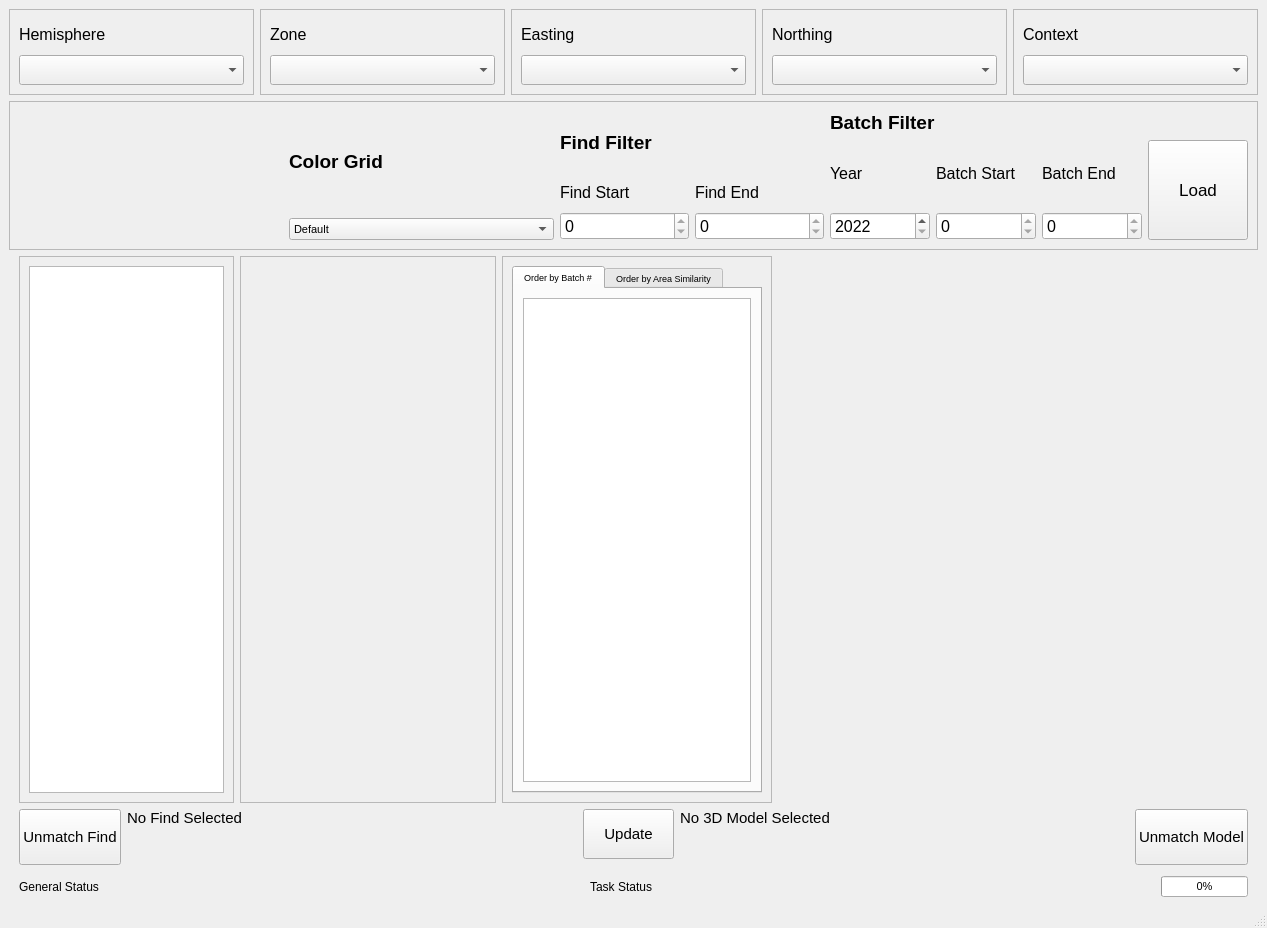
<?xml version="1.0" encoding="UTF-8"?>
<ui version="4.0">
 <class>MainWindow</class>
 <widget class="QMainWindow" name="MainWindow">
  <property name="geometry">
   <rect>
    <x>0</x>
    <y>0</y>
    <width>1267</width>
    <height>928</height>
   </rect>
  </property>
  <property name="minimumSize">
   <size>
    <width>1100</width>
    <height>600</height>
   </size>
  </property>
  <property name="baseSize">
   <size>
    <width>1100</width>
    <height>600</height>
   </size>
  </property>
  <property name="font">
   <font>
    <pointsize>8</pointsize>
   </font>
  </property>
  <property name="windowTitle">
   <string>Sherd Match Assistance</string>
  </property>
  <property name="windowIcon">
   <iconset>
    <normaloff>../assets/icon.png</normaloff>../assets/icon.png</iconset>
  </property>
  <property name="tabShape">
   <enum>QTabWidget::Rounded</enum>
  </property>
  <widget class="QWidget" name="centralwidget">
   <layout class="QGridLayout" name="gridLayout_3">

    <item row="6" column="1">
     <layout class="QHBoxLayout" name="horizontalLayout" stretch="1,1,0">
      <property name="leftMargin">
       <number>10</number>
      </property>
      <property name="topMargin">
       <number>5</number>
      </property>
      <property name="rightMargin">
       <number>10</number>
      </property>

      <item>
       <widget class="QLabel" name="general_status">
        <property name="sizePolicy">
         <sizepolicy hsizetype="Preferred" vsizetype="Minimum">
          <horstretch>0</horstretch>
          <verstretch>0</verstretch>
         </sizepolicy>
        </property>
        <property name="font">
         <font>
          <pointsize>9</pointsize>
         </font>
        </property>
        <property name="text">
         <string>General Status</string>
        </property>
        <property name="margin">
         <number>4</number>
        </property>
       </widget>
      </item>
      <item>
       <widget class="QLabel" name="task_status">
        <property name="sizePolicy">
         <sizepolicy hsizetype="Preferred" vsizetype="Minimum">
          <horstretch>0</horstretch>
          <verstretch>0</verstretch>
         </sizepolicy>
        </property>
        <property name="font">
         <font>
          <pointsize>9</pointsize>
         </font>
        </property>
        <property name="frameShape">
         <enum>QFrame::NoFrame</enum>
        </property>
        <property name="text">
         <string>Task Status</string>
        </property>
        <property name="margin">
         <number>1</number>
        </property>
       </widget>
      </item>
      <item>
       <widget class="QProgressBar" name="task_progress">
        <property name="sizePolicy">
         <sizepolicy hsizetype="Minimum" vsizetype="Minimum">
          <horstretch>0</horstretch>
          <verstretch>0</verstretch>
         </sizepolicy>
        </property>
        <property name="value">
         <number>0</number>
        </property>
       </widget>
      </item>
     </layout>
    </item>
    <item row="5" column="1">
     <layout class="QGridLayout" name="matching_dashboard" columnstretch="0,1,0,1,0">
      <property name="leftMargin">
       <number>10</number>
      </property>
      <property name="rightMargin">
       <number>10</number>
      </property>
      <item row="0" column="4" rowspan="2">
       <widget class="QPushButton" name="unmatch_model_button">
        <property name="sizePolicy">
         <sizepolicy hsizetype="Minimum" vsizetype="Expanding">
          <horstretch>0</horstretch>
          <verstretch>0</verstretch>
         </sizepolicy>
        </property>
        <property name="font">
         <font>
          <pointsize>11</pointsize>
         </font>
        </property>
        <property name="text">
         <string>Unmatch Model</string>
        </property>
       </widget>
      </item>
      <item row="0" column="0" rowspan="2">
       <widget class="QPushButton" name="unmatch_find_button">
        <property name="sizePolicy">
         <sizepolicy hsizetype="Minimum" vsizetype="Expanding">
          <horstretch>0</horstretch>
          <verstretch>0</verstretch>
         </sizepolicy>
        </property>
        <property name="font">
         <font>
          <pointsize>11</pointsize>
         </font>
        </property>
        <property name="text">
         <string>Unmatch Find</string>
        </property>
       </widget>
      </item>
      <item row="0" column="1">
       <widget class="QLabel" name="find_match_info">
        <property name="font">
         <font>
          <pointsize>11</pointsize>
         </font>
        </property>
        <property name="autoFillBackground">
         <bool>true</bool>
        </property>
        <property name="text">
         <string>No Find Selected</string>
        </property>
        <property name="alignment">
         <set>Qt::AlignLeading|Qt::AlignLeft|Qt::AlignTop</set>
        </property>
        <property name="margin">
         <number>1</number>
        </property>
       </widget>
      </item>
      <item row="0" column="3">
       <widget class="QLabel" name="model_match_info">
        <property name="font">
         <font>
          <pointsize>11</pointsize>
         </font>
        </property>
        <property name="autoFillBackground">
         <bool>true</bool>
        </property>
        <property name="text">
         <string>No 3D Model Selected</string>
        </property>
        <property name="alignment">
         <set>Qt::AlignLeading|Qt::AlignLeft|Qt::AlignTop</set>
        </property>
        <property name="margin">
         <number>1</number>
        </property>
       </widget>
      </item>
      <item row="0" column="2">
       <widget class="QPushButton" name="update_button">
        <property name="minimumSize">
         <size>
          <width>91</width>
          <height>50</height>
         </size>
        </property>
        <property name="font">
         <font>
          <pointsize>11</pointsize>
         </font>
        </property>
        <property name="text">
         <string>Update</string>
        </property>
       </widget>
      </item>
     </layout>
    </item>
    <item row="3" column="1">
     <layout class="QHBoxLayout" name="select_and_display">
      <property name="leftMargin">
       <number>10</number>
      </property>
      <property name="rightMargin">
       <number>10</number>
      </property>
      <item>
       <widget class="QFrame" name="finds_list_frame">
        <property name="minimumSize">
         <size>
          <width>0</width>
          <height>390</height>
         </size>
        </property>
        <property name="frameShape">
         <enum>QFrame::StyledPanel</enum>
        </property>
        <property name="frameShadow">
         <enum>QFrame::Raised</enum>
        </property>
        <layout class="QHBoxLayout" name="horizontalLayout_4">
         <item>
          <widget class="QListWidget" name="finds_list">
           <property name="minimumSize">
            <size>
             <width>0</width>
             <height>0</height>
            </size>
           </property>
           <property name="sizeIncrement">
            <size>
             <width>10</width>
             <height>10</height>
            </size>
           </property>
           <property name="palette">
            <palette>
             <active>
              <colorrole role="HighlightedText">
               <brush brushstyle="SolidPattern">
                <color alpha="255">
                 <red>255</red>
                 <green>170</green>
                 <blue>0</blue>
                </color>
               </brush>
              </colorrole>
             </active>
             <inactive>
              <colorrole role="HighlightedText">
               <brush brushstyle="SolidPattern">
                <color alpha="255">
                 <red>0</red>
                 <green>0</green>
                 <blue>0</blue>
                </color>
               </brush>
              </colorrole>
             </inactive>
             <disabled>
              <colorrole role="HighlightedText">
               <brush brushstyle="SolidPattern">
                <color alpha="255">
                 <red>255</red>
                 <green>255</green>
                 <blue>255</blue>
                </color>
               </brush>
              </colorrole>
             </disabled>
            </palette>
           </property>
          </widget>
         </item>
        </layout>
       </widget>
      </item>
      <item>
       <widget class="QFrame" name="find_photos_frame">
        <property name="minimumSize">
         <size>
          <width>256</width>
          <height>390</height>
         </size>
        </property>
        <property name="frameShape">
         <enum>QFrame::StyledPanel</enum>
        </property>
        <property name="frameShadow">
         <enum>QFrame::Raised</enum>
        </property>
        <layout class="QVBoxLayout" name="verticalLayout">
         <item>
          <widget class="QLabel" name="findBackPhoto_l">
           <property name="minimumSize">
            <size>
             <width>0</width>
             <height>0</height>
            </size>
           </property>
           <property name="toolTip">
            <string>Back Photo</string>
           </property>
           <property name="text">
            <string/>
           </property>
          </widget>
         </item>
         <item>
          <widget class="QLabel" name="findFrontPhoto_l">
           <property name="minimumSize">
            <size>
             <width>0</width>
             <height>0</height>
            </size>
           </property>
           <property name="maximumSize">
            <size>
             <width>16777215</width>
             <height>16777215</height>
            </size>
           </property>
           <property name="toolTip">
            <string>Front Photo</string>
           </property>
           <property name="text">
            <string/>
           </property>
          </widget>
         </item>
        </layout>
       </widget>
      </item>
      <item>
       <widget class="QFrame" name="model_selects_frame">
        <property name="minimumSize">
         <size>
          <width>270</width>
          <height>0</height>
         </size>
        </property>
        <property name="frameShape">
         <enum>QFrame::StyledPanel</enum>
        </property>
        <property name="frameShadow">
         <enum>QFrame::Raised</enum>
        </property>
        <layout class="QHBoxLayout" name="horizontalLayout_6">
         <item>
          <widget class="QTabWidget" name="model_selects_tab">
           <property name="minimumSize">
            <size>
             <width>0</width>
             <height>0</height>
            </size>
           </property>
           <property name="font">
            <font>
             <pointsize>7</pointsize>
            </font>
           </property>
           <property name="currentIndex">
            <number>0</number>
           </property>
           <widget class="QWidget" name="model_list_tab">
            <attribute name="title">
             <string>Order by Batch #</string>
            </attribute>
            <layout class="QHBoxLayout" name="horizontalLayout_7">
             <item>
              <widget class="QTreeView" name="unsorted_model_list">
               <property name="font">
                <font>
                 <pointsize>9</pointsize>
                </font>
               </property>
              </widget>
             </item>
            </layout>
           </widget>
           <widget class="QWidget" name="sorted_model_list_tab">
            <attribute name="title">
             <string>Order by Area Similarity</string>
            </attribute>
            <layout class="QHBoxLayout" name="horizontalLayout_8">
             <item>
              <widget class="QTreeView" name="sorted_model_list">
               <property name="font">
                <font>
                 <pointsize>7</pointsize>
                 <italic>false</italic>
                </font>
               </property>
               <property name="verticalScrollBarPolicy">
                <enum>Qt::ScrollBarAlwaysOn</enum>
               </property>
               <property name="horizontalScrollBarPolicy">
                <enum>Qt::ScrollBarAlwaysOn</enum>
               </property>
               <property name="sizeAdjustPolicy">
                <enum>QAbstractScrollArea::AdjustToContents</enum>
               </property>
               <property name="rootIsDecorated">
                <bool>false</bool>
               </property>
               <attribute name="headerCascadingSectionResizes">
                <bool>true</bool>
               </attribute>
               <attribute name="headerMinimumSectionSize">
                <number>350</number>
               </attribute>
               <attribute name="headerDefaultSectionSize">
                <number>350</number>
               </attribute>
               <attribute name="headerStretchLastSection">
                <bool>true</bool>
               </attribute>
              </widget>
             </item>
            </layout>
           </widget>
          </widget>
         </item>
        </layout>
       </widget>
      </item>
      <item>
       <widget class="QLabel" name="model">
        <property name="minimumSize">
         <size>
          <width>470</width>
          <height>390</height>
         </size>
        </property>
        <property name="frameShape">
         <enum>QFrame::NoFrame</enum>
        </property>
        <property name="text">
         <string/>
        </property>
       </widget>
      </item>
     </layout>
    </item>
    <item row="0" column="1">
     <layout class="QHBoxLayout" name="path_selection">
      <item>
       <widget class="QFrame" name="hemisphere_block">
        <property name="frameShape">
         <enum>QFrame::StyledPanel</enum>
        </property>
        <property name="frameShadow">
         <enum>QFrame::Raised</enum>
        </property>
        <layout class="QVBoxLayout" name="verticalLayout_2">
         <item>
          <widget class="QLabel" name="hemisphere_l_2">
           <property name="sizePolicy">
            <sizepolicy hsizetype="Expanding" vsizetype="Minimum">
             <horstretch>0</horstretch>
             <verstretch>0</verstretch>
            </sizepolicy>
           </property>
           <property name="minimumSize">
            <size>
             <width>150</width>
             <height>30</height>
            </size>
           </property>
           <property name="font">
            <font>
             <pointsize>12</pointsize>
            </font>
           </property>
           <property name="text">
            <string>Hemisphere</string>
           </property>
          </widget>
         </item>
         <item>
          <widget class="QComboBox" name="hemisphere_cb">
           <property name="minimumSize">
            <size>
             <width>0</width>
             <height>30</height>
            </size>
           </property>
           <property name="font">
            <font>
             <pointsize>12</pointsize>
            </font>
           </property>
           <property name="editable">
            <bool>false</bool>
           </property>
           <property name="currentText">
            <string/>
           </property>
          </widget>
         </item>
        </layout>
       </widget>
      </item>
      <item>
       <widget class="QFrame" name="zone_block">
        <property name="frameShape">
         <enum>QFrame::StyledPanel</enum>
        </property>
        <property name="frameShadow">
         <enum>QFrame::Raised</enum>
        </property>
        <layout class="QVBoxLayout" name="verticalLayout_3">
         <item>
          <widget class="QLabel" name="zone_l_2">
           <property name="sizePolicy">
            <sizepolicy hsizetype="Expanding" vsizetype="Minimum">
             <horstretch>0</horstretch>
             <verstretch>0</verstretch>
            </sizepolicy>
           </property>
           <property name="minimumSize">
            <size>
             <width>120</width>
             <height>30</height>
            </size>
           </property>
           <property name="font">
            <font>
             <pointsize>12</pointsize>
            </font>
           </property>
           <property name="text">
            <string>Zone</string>
           </property>
          </widget>
         </item>
         <item>
          <widget class="QComboBox" name="zone_cb">
           <property name="minimumSize">
            <size>
             <width>0</width>
             <height>30</height>
            </size>
           </property>
           <property name="font">
            <font>
             <pointsize>12</pointsize>
            </font>
           </property>
          </widget>
         </item>
        </layout>
       </widget>
      </item>
      <item>
       <widget class="QFrame" name="easting_block">
        <property name="frameShape">
         <enum>QFrame::StyledPanel</enum>
        </property>
        <property name="frameShadow">
         <enum>QFrame::Raised</enum>
        </property>
        <layout class="QVBoxLayout" name="verticalLayout_4">
         <item>
          <widget class="QLabel" name="easting_l_2">
           <property name="sizePolicy">
            <sizepolicy hsizetype="Expanding" vsizetype="Minimum">
             <horstretch>0</horstretch>
             <verstretch>0</verstretch>
            </sizepolicy>
           </property>
           <property name="minimumSize">
            <size>
             <width>120</width>
             <height>30</height>
            </size>
           </property>
           <property name="font">
            <font>
             <pointsize>12</pointsize>
            </font>
           </property>
           <property name="text">
            <string>Easting</string>
           </property>
          </widget>
         </item>
         <item>
          <widget class="QComboBox" name="easting_cb">
           <property name="minimumSize">
            <size>
             <width>0</width>
             <height>30</height>
            </size>
           </property>
           <property name="font">
            <font>
             <pointsize>12</pointsize>
            </font>
           </property>
          </widget>
         </item>
        </layout>
       </widget>
      </item>
      <item>
       <widget class="QFrame" name="northing_block">
        <property name="frameShape">
         <enum>QFrame::StyledPanel</enum>
        </property>
        <property name="frameShadow">
         <enum>QFrame::Raised</enum>
        </property>
        <layout class="QVBoxLayout" name="verticalLayout_5">
         <item>
          <widget class="QLabel" name="northing_l_2">
           <property name="sizePolicy">
            <sizepolicy hsizetype="Expanding" vsizetype="Minimum">
             <horstretch>0</horstretch>
             <verstretch>0</verstretch>
            </sizepolicy>
           </property>
           <property name="minimumSize">
            <size>
             <width>120</width>
             <height>30</height>
            </size>
           </property>
           <property name="font">
            <font>
             <pointsize>12</pointsize>
            </font>
           </property>
           <property name="text">
            <string>Northing</string>
           </property>
          </widget>
         </item>
         <item>
          <widget class="QComboBox" name="northing_cb">
           <property name="minimumSize">
            <size>
             <width>0</width>
             <height>30</height>
            </size>
           </property>
           <property name="font">
            <font>
             <pointsize>12</pointsize>
            </font>
           </property>
          </widget>
         </item>
        </layout>
       </widget>
      </item>
      <item>
       <widget class="QFrame" name="context_block">
        <property name="frameShape">
         <enum>QFrame::StyledPanel</enum>
        </property>
        <property name="frameShadow">
         <enum>QFrame::Raised</enum>
        </property>
        <layout class="QVBoxLayout" name="verticalLayout_6">
         <item>
          <widget class="QLabel" name="context_l_2">
           <property name="sizePolicy">
            <sizepolicy hsizetype="Expanding" vsizetype="Minimum">
             <horstretch>0</horstretch>
             <verstretch>0</verstretch>
            </sizepolicy>
           </property>
           <property name="minimumSize">
            <size>
             <width>120</width>
             <height>30</height>
            </size>
           </property>
           <property name="font">
            <font>
             <pointsize>12</pointsize>
            </font>
           </property>
           <property name="text">
            <string>Context</string>
           </property>
          </widget>
         </item>
         <item>
          <widget class="QComboBox" name="context_cb">
           <property name="minimumSize">
            <size>
             <width>0</width>
             <height>30</height>
            </size>
           </property>
           <property name="font">
            <font>
             <pointsize>12</pointsize>
            </font>
           </property>
          </widget>
         </item>
        </layout>
       </widget>
      </item>
     </layout>
    </item>
    <item row="3" column="0">
     <spacer name="horizontalSpacer">
      <property name="orientation">
       <enum>Qt::Horizontal</enum>
      </property>
      <property name="sizeHint" stdset="0">
       <size>
        <width>40</width>
        <height>20</height>
       </size>
      </property>
     </spacer>
    </item>
    <item row="2" column="1">
     <layout class="QHBoxLayout" name="extra_information">
      <item>
       <widget class="QFrame" name="extra_information_frame">
        <property name="frameShape">
         <enum>QFrame::StyledPanel</enum>
        </property>
        <property name="frameShadow">
         <enum>QFrame::Raised</enum>
        </property>
        <layout class="QHBoxLayout" name="horizontalLayout_10">
         <item>
          <layout class="QVBoxLayout" name="verticalLayout_8">
           <item>
            <widget class="QLabel" name="context_display">
             <property name="sizeIncrement">
              <size>
               <width>10</width>
               <height>10</height>
              </size>
             </property>
             <property name="font">
              <font>
               <pointsize>8</pointsize>
              </font>
             </property>
             <property name="text">
              <string/>
             </property>
             <property name="alignment">
              <set>Qt::AlignLeading|Qt::AlignLeft|Qt::AlignVCenter</set>
             </property>
             <property name="margin">
              <number>1</number>
             </property>
            </widget>
           </item>
           <item>
            <widget class="QLabel" name="selected_find_info">
             <property name="text">
              <string/>
             </property>
             <property name="margin">
              <number>1</number>
             </property>
            </widget>
           </item>
          </layout>
         </item>
         <item>
          <layout class="QVBoxLayout" name="grid_frame">
           <item>
            <widget class="QLabel" name="label">
             <property name="sizePolicy">
              <sizepolicy hsizetype="Preferred" vsizetype="Minimum">
               <horstretch>0</horstretch>
               <verstretch>0</verstretch>
              </sizepolicy>
             </property>
             <property name="font">
              <font>
               <pointsize>14</pointsize>
               <weight>75</weight>
               <bold>true</bold>
              </font>
             </property>
             <property name="text">
              <string>Color Grid</string>
             </property>
            </widget>
           </item>
           <item>
            <widget class="QComboBox" name="color_grid_select">
             <property name="iconSize">
              <size>
               <width>51</width>
               <height>60</height>
              </size>
             </property>
             <item>
              <property name="text">
               <string>Default</string>
              </property>
              <property name="icon">
               <iconset>
                <normaloff>default_grid.jpg</normaloff>default_grid.jpg</iconset>
              </property>
             </item>
             <item>
              <property name="text">
               <string>24ColorCard</string>
              </property>
              <property name="icon">
               <iconset>
                <normaloff>24Color_grid.jpg</normaloff>24Color_grid.jpg</iconset>
              </property>
             </item>
            </widget>
           </item>
          </layout>
         </item>
         <item>
          <layout class="QVBoxLayout" name="find_filter_box">
           <item>
            <widget class="QLabel" name="find_filter_title">
             <property name="sizePolicy">
              <sizepolicy hsizetype="Preferred" vsizetype="Minimum">
               <horstretch>0</horstretch>
               <verstretch>0</verstretch>
              </sizepolicy>
             </property>
             <property name="font">
              <font>
               <pointsize>14</pointsize>
               <weight>75</weight>
               <bold>true</bold>
              </font>
             </property>
             <property name="text">
              <string>Find Filter</string>
             </property>
            </widget>
           </item>
           <item>
            <layout class="QHBoxLayout" name="find_filters_container">
             <item>
              <layout class="QVBoxLayout" name="find_start_box">
               <item>
                <widget class="QLabel" name="find_start_title">
                 <property name="font">
                  <font>
                   <pointsize>12</pointsize>
                  </font>
                 </property>
                 <property name="text">
                  <string>Find Start</string>
                 </property>
                </widget>
               </item>
               <item>
                <widget class="QSpinBox" name="find_start">
                 <property name="minimumSize">
                  <size>
                   <width>100</width>
                   <height>0</height>
                  </size>
                 </property>
                 <property name="font">
                  <font>
                   <pointsize>12</pointsize>
                  </font>
                 </property>
                 <property name="maximum">
                  <number>0</number>
                 </property>
                </widget>
               </item>
              </layout>
             </item>
             <item>
              <layout class="QVBoxLayout" name="find_end_box">
               <item>
                <widget class="QLabel" name="find_end_title">
                 <property name="font">
                  <font>
                   <pointsize>12</pointsize>
                  </font>
                 </property>
                 <property name="text">
                  <string>Find End</string>
                 </property>
                </widget>
               </item>
               <item>
                <widget class="QSpinBox" name="find_end">
                 <property name="minimumSize">
                  <size>
                   <width>100</width>
                   <height>0</height>
                  </size>
                 </property>
                 <property name="font">
                  <font>
                   <pointsize>12</pointsize>
                  </font>
                 </property>
                 <property name="maximum">
                  <number>0</number>
                 </property>
                </widget>
               </item>
              </layout>
             </item>
            </layout>
           </item>
          </layout>
         </item>
         <item>
          <layout class="QVBoxLayout" name="batch_filter_box">
           <item>
            <widget class="QLabel" name="batch_filter_title">
             <property name="font">
              <font>
               <pointsize>14</pointsize>
               <weight>75</weight>
               <bold>true</bold>
              </font>
             </property>
             <property name="text">
              <string>Batch Filter</string>
             </property>
            </widget>
           </item>
           <item>
            <layout class="QHBoxLayout" name="batch_filters_container">
             <item>
              <layout class="QVBoxLayout" name="year_box">
               <item>
                <widget class="QLabel" name="year_title">
                 <property name="sizePolicy">
                  <sizepolicy hsizetype="Preferred" vsizetype="Minimum">
                   <horstretch>0</horstretch>
                   <verstretch>0</verstretch>
                  </sizepolicy>
                 </property>
                 <property name="font">
                  <font>
                   <pointsize>12</pointsize>
                  </font>
                 </property>
                 <property name="text">
                  <string>Year</string>
                 </property>
                </widget>
               </item>
               <item>
                <widget class="QSpinBox" name="year">
                 <property name="minimumSize">
                  <size>
                   <width>100</width>
                   <height>0</height>
                  </size>
                 </property>
                 <property name="font">
                  <font>
                   <pointsize>12</pointsize>
                  </font>
                 </property>
                 <property name="minimum">
                  <number>2022</number>
                 </property>
                 <property name="maximum">
                  <number>2023</number>
                 </property>
                </widget>
               </item>
              </layout>
             </item>
             <item>
              <layout class="QVBoxLayout" name="batch_start_box">
               <item>
                <widget class="QLabel" name="batch_start_title">
                 <property name="sizePolicy">
                  <sizepolicy hsizetype="Preferred" vsizetype="Minimum">
                   <horstretch>0</horstretch>
                   <verstretch>0</verstretch>
                  </sizepolicy>
                 </property>
                 <property name="font">
                  <font>
                   <pointsize>12</pointsize>
                   <weight>50</weight>
                   <bold>false</bold>
                  </font>
                 </property>
                 <property name="text">
                  <string>Batch Start</string>
                 </property>
                </widget>
               </item>
               <item>
                <widget class="QSpinBox" name="batch_start">
                 <property name="minimumSize">
                  <size>
                   <width>100</width>
                   <height>0</height>
                  </size>
                 </property>
                 <property name="font">
                  <font>
                   <pointsize>12</pointsize>
                  </font>
                 </property>
                 <property name="minimum">
                  <number>0</number>
                 </property>
                 <property name="maximum">
                  <number>0</number>
                 </property>
                </widget>
               </item>
              </layout>
             </item>
             <item>
              <layout class="QVBoxLayout" name="batch_end_box">
               <item>
                <widget class="QLabel" name="batch_end_title">
                 <property name="sizePolicy">
                  <sizepolicy hsizetype="Preferred" vsizetype="Minimum">
                   <horstretch>0</horstretch>
                   <verstretch>0</verstretch>
                  </sizepolicy>
                 </property>
                 <property name="font">
                  <font>
                   <pointsize>12</pointsize>
                   <weight>50</weight>
                   <bold>false</bold>
                  </font>
                 </property>
                 <property name="text">
                  <string>Batch End</string>
                 </property>
                </widget>
               </item>
               <item>
                <widget class="QSpinBox" name="batch_end">
                 <property name="minimumSize">
                  <size>
                   <width>100</width>
                   <height>0</height>
                  </size>
                 </property>
                 <property name="font">
                  <font>
                   <pointsize>12</pointsize>
                  </font>
                 </property>
                 <property name="minimum">
                  <number>0</number>
                 </property>
                 <property name="maximum">
                  <number>0</number>
                 </property>
                </widget>
               </item>
              </layout>
             </item>
             <item>
              <widget class="QToolButton" name="load_all">
               <property name="sizePolicy">
                <sizepolicy hsizetype="Fixed" vsizetype="Fixed">
                 <horstretch>0</horstretch>
                 <verstretch>0</verstretch>
                </sizepolicy>
               </property>
               <property name="minimumSize">
                <size>
                 <width>100</width>
                 <height>100</height>
                </size>
               </property>
               <property name="maximumSize">
                <size>
                 <width>300</width>
                 <height>300</height>
                </size>
               </property>
               <property name="font">
                <font>
                 <pointsize>13</pointsize>
                </font>
               </property>
               <property name="text">
                <string>Load</string>
               </property>
               <property name="autoRaise">
                <bool>false</bool>
               </property>
              </widget>
             </item>
            </layout>
           </item>
          </layout>
         </item>
        </layout>
       </widget>
      </item>
     </layout>
    </item>
    <item row="3" column="2">
     <spacer name="horizontalSpacer_2">
      <property name="orientation">
       <enum>Qt::Horizontal</enum>
      </property>
      <property name="sizeHint" stdset="0">
       <size>
        <width>40</width>
        <height>20</height>
       </size>
      </property>
     </spacer>
    </item>
   </layout>
  </widget>
  <widget class="QStatusBar" name="statusbar"/>
  <action name="actionSelect_folder">
   <property name="text">
    <string>Select folder</string>
   </property>
   <property name="font">
    <font/>
   </property>
  </action>
  <action name="actionAdjust_parameters_weights">
   <property name="text">
    <string>Adjust parameters weights</string>
   </property>
  </action>
  <action name="actionAbout">
   <property name="text">
    <string>About</string>
   </property>
  </action>
  <action name="actionColor_Calibration">
   <property name="text">
    <string>Color Calibration</string>
   </property>
  </action>
  <action name="actionWeights_Adjustments">
   <property name="text">
    <string>Weights Adjustments</string>
   </property>
  </action>
 </widget>
 <resources/>
 <connections/>
</ui>
